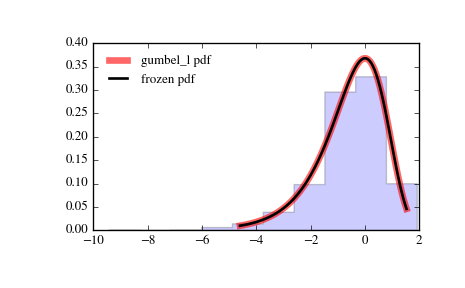

Here is the Python script that generated this plot:
from scipy.stats import gumbel_l
import matplotlib.pyplot as plt
fig, ax = plt.subplots(1, 1)

# Calculate a few first moments:

mean, var, skew, kurt = gumbel_l.stats(moments='mvsk')

# Display the probability density function (``pdf``):

x = np.linspace(gumbel_l.ppf(0.01),
                gumbel_l.ppf(0.99), 100)
ax.plot(x, gumbel_l.pdf(x),
       'r-', lw=5, alpha=0.6, label='gumbel_l pdf')

# Alternatively, the distribution object can be called (as a function)
# to fix the shape, location and scale parameters. This returns a "frozen"
# RV object holding the given parameters fixed.

# Freeze the distribution and display the frozen ``pdf``:

rv = gumbel_l()
ax.plot(x, rv.pdf(x), 'k-', lw=2, label='frozen pdf')

# Check accuracy of ``cdf`` and ``ppf``:

vals = gumbel_l.ppf([0.001, 0.5, 0.999])
np.allclose([0.001, 0.5, 0.999], gumbel_l.cdf(vals))
# True

# Generate random numbers:

r = gumbel_l.rvs(size=1000)

# And compare the histogram:

ax.hist(r, normed=True, histtype='stepfilled', alpha=0.2)
ax.legend(loc='best', frameon=False)
plt.show()
